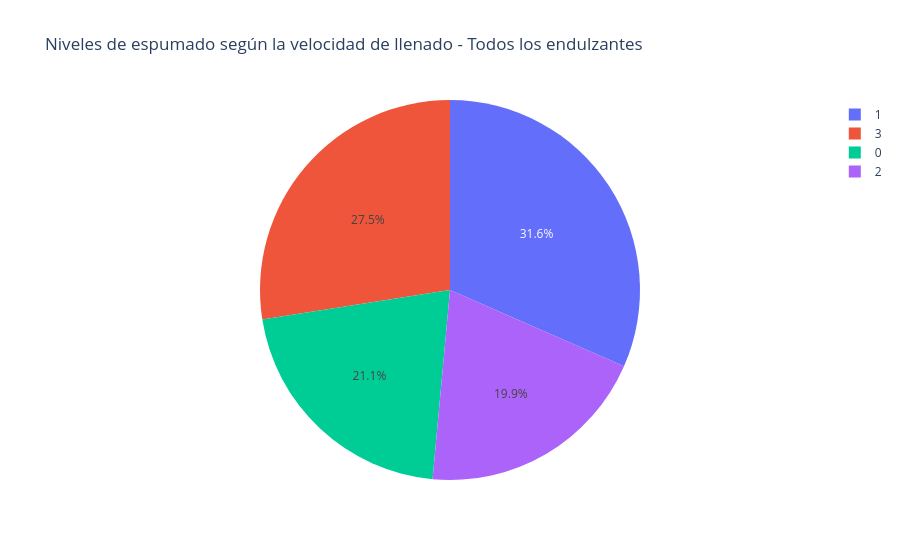
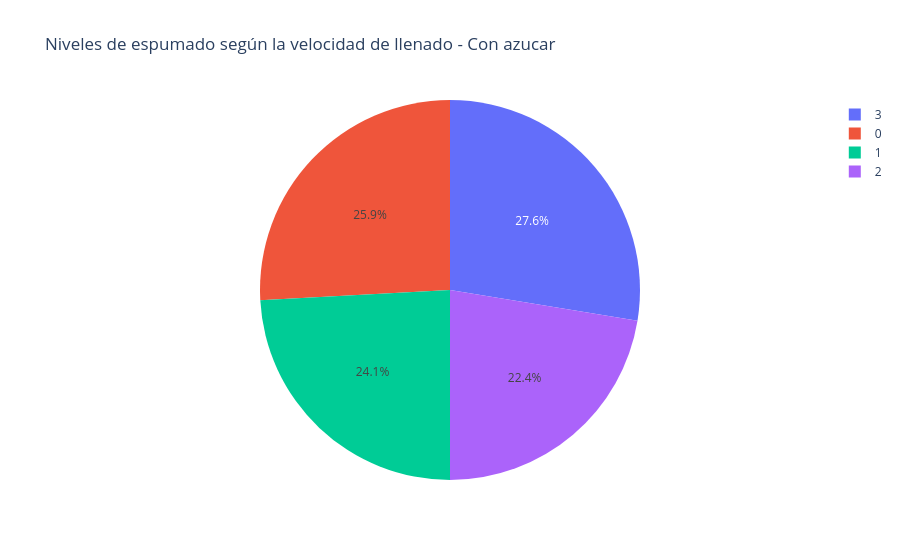
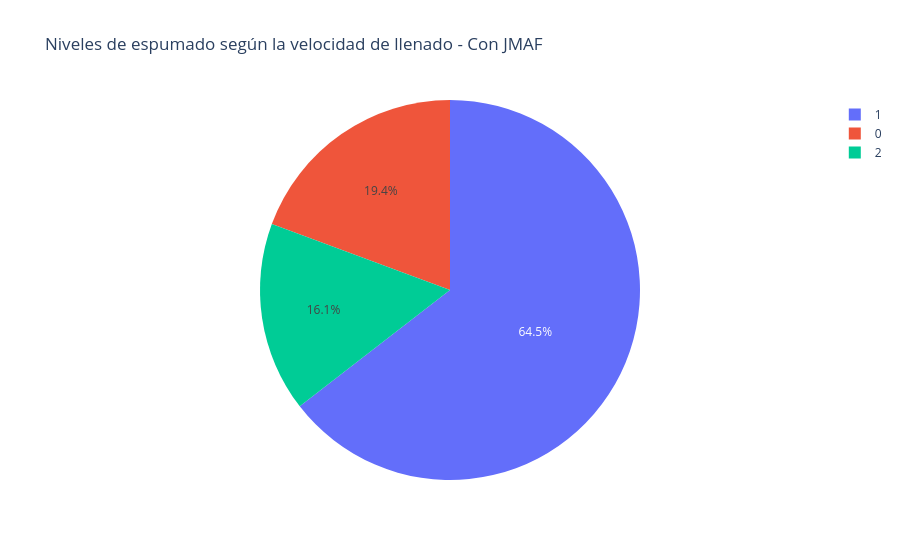

Notebook code for these charts, in order:
### Code cell
data = [df_copia, df_ConAzucar, df_jmaf, df_SinAzucar]

titles = [
    "Todos los endulzantes",
    "Con azucar",
    "Con JMAF",
    "Sin azucar"
]

file_names = [
    "todos_los_endulzantes",
    "con_azucar",
    "con_JMAF",
    "sin_azucar"
]

for df_actual, titulo, nombre_archivo in zip(data, titles, file_names):

    # Contar las ocurrencias de cada nivel de espumado
    counts = (
        df_actual["Nivel de espumado"]
        .value_counts()
        .reset_index()
    )

    counts.columns = ["Nivel de espumado", "count"]

    # Crear gráfico de torta
    fig = px.pie(
        counts,
        names="Nivel de espumado",
        values="count",
        title=f"Niveles de espumado según la velocidad de llenado - {titulo}"
    )

    # Mostrar gráfico
    fig.show()

    # Guardar HTML + PNG
    save_plotly_figure(
        fig,
        nombre_archivo
    )

### Figure 1 — Plotly figure (JSON) as saved in the notebook; plotly's stock layout.template omitted (floating-point values rounded to 4 significant figures)
{"data": [{"domain": {"x": [0, 1], "y": [0, 1]}, "hovertemplate": "Nivel de espumado=%{label}<br>count=%{value}<extra></extra>", "labels": [1, 3, 0, 2], "legendgroup": "", "name": "", "showlegend": true, "type": "pie", "values": [54, 47, 36, 34]}], "layout": {"legend": {"tracegroupgap": 0}, "title": {"text": "Niveles de espumado según la velocidad de llenado - Todos los endulzantes"}}}

### Figure 2 — Plotly figure (JSON) as saved in the notebook; plotly's stock layout.template omitted (floating-point values rounded to 4 significant figures)
{"data": [{"domain": {"x": [0, 1], "y": [0, 1]}, "hovertemplate": "Nivel de espumado=%{label}<br>count=%{value}<extra></extra>", "labels": [3, 0, 1, 2], "legendgroup": "", "name": "", "showlegend": true, "type": "pie", "values": [32, 30, 28, 26]}], "layout": {"legend": {"tracegroupgap": 0}, "title": {"text": "Niveles de espumado según la velocidad de llenado - Con azucar"}}}

### Figure 3 — Plotly figure (JSON) as saved in the notebook; plotly's stock layout.template omitted (floating-point values rounded to 4 significant figures)
{"data": [{"domain": {"x": [0, 1], "y": [0, 1]}, "hovertemplate": "Nivel de espumado=%{label}<br>count=%{value}<extra></extra>", "labels": [1, 0, 2], "legendgroup": "", "name": "", "showlegend": true, "type": "pie", "values": [20, 6, 5]}], "layout": {"legend": {"tracegroupgap": 0}, "title": {"text": "Niveles de espumado según la velocidad de llenado - Con JMAF"}}}
